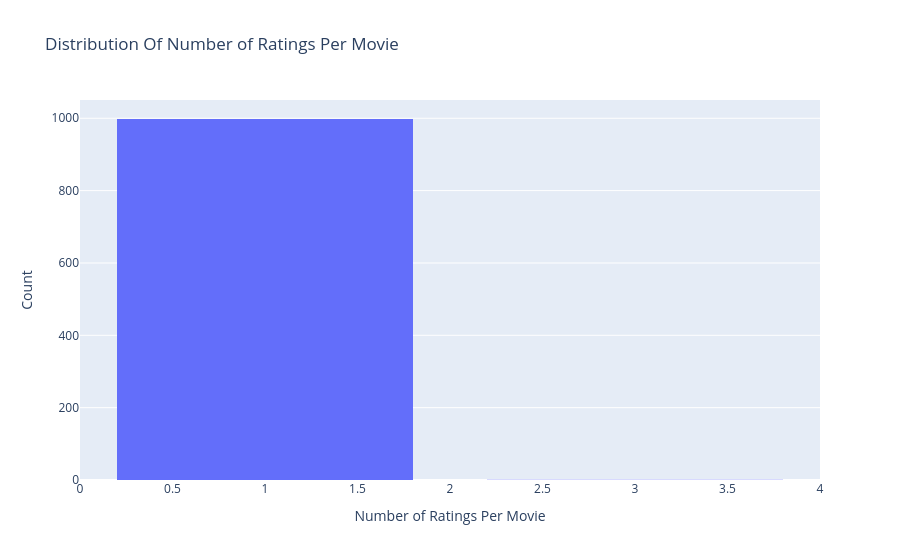

The cell this chart's notebook holds for it:
### Code cell
# Create layout
layout = go.Layout(title = 'Distribution Of Number of Ratings Per Movie',
                   xaxis = dict(title = 'Number of Ratings Per Movie'),
                   yaxis = dict(title = 'Count'),
                   bargap = 0.2)

# Create plot
fig = go.Figure(data=[trace], layout=layout)
iplot(fig)

### Figure 1 — Plotly figure (JSON) as saved in the notebook; plotly's stock layout.template omitted (floating-point values rounded to 4 significant figures; data arrays with more than 128 entries replaced by an {"elided": "..."} marker saying what was removed)
{"data": [{"name": "Ratings", "type": "histogram", "x": {"elided": "999 int values"}, "xbins": {"end": 500, "size": 2, "start": 0}}], "layout": {"bargap": 0.2, "title": {"text": "Distribution Of Number of Ratings Per Movie"}, "xaxis": {"title": {"text": "Number of Ratings Per Movie"}}, "yaxis": {"title": {"text": "Count"}}}}
